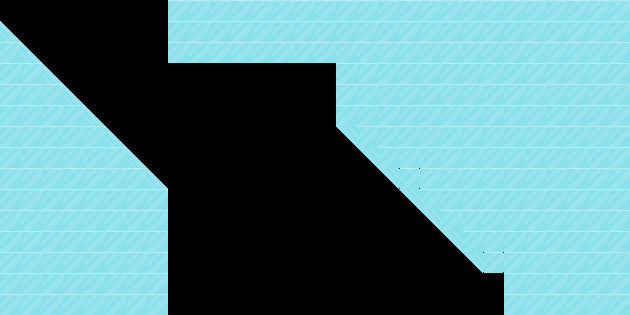

A 2D game scene composited from a Tiled map and its tileset images. What follows is a short description and the map's XML, with every tile layer's data as written:
An orthogonal 30x15 tile map with 21x21 px tiles, 2 tile layers (Capa de patrones 1, Capa de patrones 2), 3 tilesets and 2 objects.

<map version="1.2" tiledversion="1.3.4" orientation="orthogonal" renderorder="right-up" width="30" height="15" tilewidth="21" tileheight="21" infinite="0" nextlayerid="5" nextobjectid="3">
 <tileset firstgid="1" source="sprites.tsx" />
 <tileset firstgid="901" source="sprites1.0.tsx" />
 <tileset firstgid="1801" source="ice.tsx" />
 <layer id="1" name="Capa de patrones 1" width="30" height="15">
  <data encoding="csv">
0,0,0,0,0,0,0,0,1391,1391,1391,1391,1391,1391,1391,1391,1391,1391,1391,1391,1391,1391,1391,1391,1391,1391,1391,1391,1391,1391,
2684356361,0,0,0,0,0,0,0,1391,1391,1391,1391,1391,1391,1391,1391,1391,1391,1391,1391,1391,1391,1391,1391,1391,1391,1391,1391,1391,1391,
1391,2684356361,0,0,0,0,0,0,1391,1391,1391,1391,1391,1391,1391,1391,1391,1391,1391,1391,1391,1391,1391,1391,1391,1391,1391,1391,1391,1391,
1391,1391,2684356361,0,0,0,0,0,0,0,0,0,0,0,0,0,1391,1391,1391,1391,1391,1391,1391,1391,1391,1391,1391,1391,1391,1391,
1391,1391,1391,2684356361,0,0,0,0,0,0,0,0,0,0,0,0,1391,1391,1391,1391,1391,1391,1391,1391,1391,1391,1391,1391,1391,1391,
1391,1391,1391,1391,2684356361,0,0,0,0,0,0,0,0,0,0,0,1391,1391,1391,1391,1391,1391,1391,1391,1391,1391,1391,1391,1391,1391,
1391,1391,1391,1391,1391,2684356361,0,0,0,0,0,0,0,0,0,0,1610614537,1391,1391,1391,1391,1391,1391,1391,1391,1391,1391,1391,1391,1391,
1391,1391,1391,1391,1391,1391,2684356361,0,0,0,0,0,0,0,0,0,0,1610614537,1391,1391,1391,1391,1391,1391,1391,1391,1391,1391,1391,1391,
1391,1391,1391,1391,1391,1391,1391,2684356361,0,0,0,0,0,0,0,0,0,0,1610614537,491,1391,1391,1391,1391,1391,1391,1391,1391,1391,1391,
1391,1391,1391,1391,1391,1391,1391,1391,0,0,0,0,0,0,0,0,0,0,0,1610614537,1391,1391,1391,1391,1391,1391,1391,1391,1391,1391,
1391,1391,1391,1391,1391,1391,1391,1391,0,0,0,0,0,0,0,0,0,0,0,0,1610614537,1391,1391,1391,1391,1391,1391,1391,1391,1391,
1391,1391,1391,1391,1391,1391,1391,1391,0,0,0,0,0,0,0,0,0,0,0,0,0,1610614537,1391,1391,1391,1391,1391,1391,1391,1391,
1391,1391,1391,1391,1391,1391,1391,1391,0,0,0,0,0,0,0,0,0,0,0,0,0,0,1610614537,491,1391,1391,1391,1391,1391,1391,
1391,1391,1391,1391,1391,1391,1391,1391,0,0,0,0,0,0,0,0,0,0,0,0,0,0,0,0,1391,1391,1391,1391,1391,1391,
1391,1391,1391,1391,1391,1391,1391,1391,0,0,0,0,0,0,0,0,0,0,0,0,0,0,0,0,1391,1391,1391,1391,1391,1391
</data>
 </layer>
 <layer id="2" name="Capa de patrones 2" width="30" height="15">
  <data encoding="csv">
0,0,0,0,0,0,0,0,0,0,0,0,0,0,0,0,0,0,0,0,0,0,0,0,0,0,0,0,0,0,
0,0,0,0,0,0,0,0,0,0,0,0,0,0,0,0,0,0,0,0,0,0,0,0,0,0,0,0,0,0,
0,0,0,0,0,0,0,0,0,0,0,0,0,0,0,0,0,0,0,0,0,0,0,0,0,0,0,0,0,0,
0,0,0,0,0,0,0,0,0,0,0,0,0,0,0,0,0,0,0,0,0,0,0,0,0,0,0,0,0,0,
0,0,0,0,0,0,0,0,0,0,0,0,0,0,0,0,0,0,0,0,0,0,0,0,0,0,0,0,0,0,
0,0,0,0,0,0,0,0,0,0,0,0,0,0,0,0,0,0,0,0,0,0,0,0,0,0,0,0,0,0,
0,0,0,0,0,0,0,0,0,0,0,0,0,0,0,0,0,0,0,0,0,0,0,0,0,0,0,0,0,0,
0,0,0,0,0,0,0,0,0,0,0,0,0,0,0,0,0,0,0,0,0,0,0,0,0,0,0,0,0,0,
0,0,0,0,0,0,0,0,0,0,0,0,0,0,0,0,0,0,0,0,0,0,0,0,0,0,0,0,0,0,
0,0,0,0,0,0,0,0,0,0,0,0,0,0,0,0,0,0,0,0,0,0,0,0,0,0,0,0,0,0,
0,0,0,0,0,0,0,0,0,0,0,0,0,0,0,0,0,0,0,0,0,0,0,0,0,0,0,0,0,0,
0,0,0,0,0,0,0,0,0,0,0,0,0,0,0,0,0,0,0,0,0,0,0,0,0,0,0,0,0,0,
0,0,0,0,0,0,0,0,0,0,0,0,0,0,0,0,0,0,0,0,0,0,0,0,0,0,0,0,0,0,
0,0,0,0,0,0,0,0,0,0,0,0,0,0,0,0,0,0,0,0,0,0,0,0,0,0,0,0,0,0,
0,0,0,0,0,0,0,0,0,0,0,0,0,0,0,0,0,0,0,0,0,0,0,0,0,0,0,0,0,0
</data>
 </layer>
 <objectgroup id="4" name="colision">
  <object id="1" x="0" y="21">
   <polygon points="0,0 168,168 168,294 0,294" />
  </object>
  <object id="2" x="168" y="5.25">
   <polygon points="0,0 0,57.75 168,57.75 168,115.5 168,120.75 315,267.75 330.75,267.75 336,267.75 336,309.75 462,309.75 462,-5.25 0,-5.25" />
  </object>
 </objectgroup>
</map>
